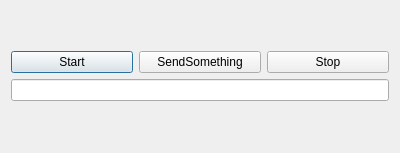
<?xml version="1.0" encoding="UTF-8"?>
<ui version="4.0">
 <class>ConnectionDialog</class>
 <widget class="QDialog" name="ConnectionDialog">
  <property name="geometry">
   <rect>
    <x>0</x>
    <y>0</y>
    <width>400</width>
    <height>153</height>
   </rect>
  </property>
  <property name="windowTitle">
   <string>Dialog</string>
  </property>
  <layout class="QVBoxLayout" name="verticalLayout_2">
   <item>
    <layout class="QVBoxLayout" name="verticalLayout">
     <item>
      <layout class="QHBoxLayout" name="horizontalLayout">
       <item>
        <widget class="QPushButton" name="conStartBtn">
         <property name="text">
          <string>Start</string>
         </property>
        </widget>
       </item>
       <item>
        <widget class="QPushButton" name="pushButton">
         <property name="text">
          <string>SendSomething</string>
         </property>
        </widget>
       </item>
       <item>
        <widget class="QPushButton" name="conStopBtn">
         <property name="text">
          <string>Stop</string>
         </property>
        </widget>
       </item>
      </layout>
     </item>
     <item>
      <widget class="QLineEdit" name="lineEdit"/>
     </item>
    </layout>
   </item>
  </layout>
 </widget>
 <resources/>
 <connections/>
</ui>
